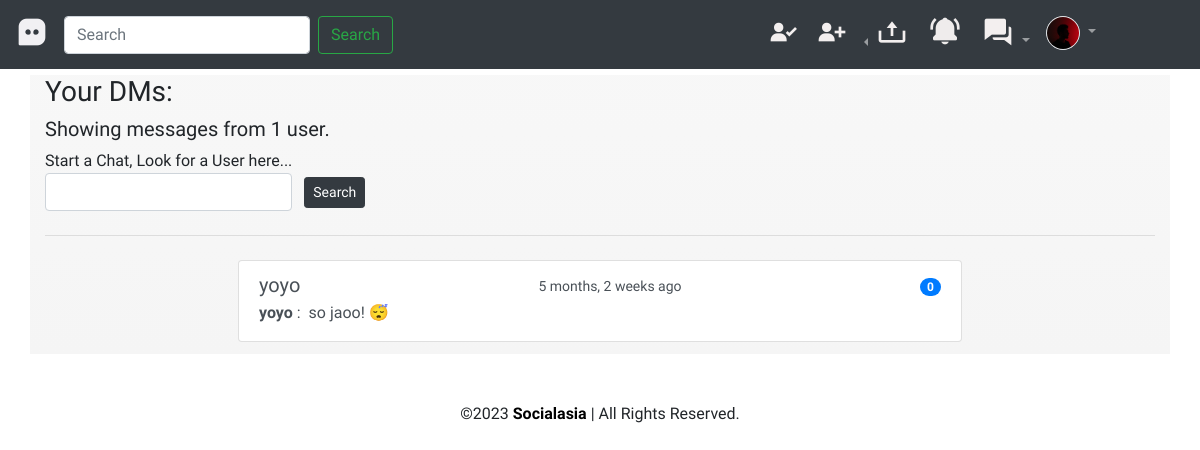
Screenshot of /dms/ (signed in) with the database file from the repository.
### dashboard/models.py (models this page shows, shortened)
class Profile(models.Model):
    user=models.ForeignKey(User,on_delete=models.CASCADE)
    userid=models.IntegerField()
    bio=models.TextField(blank=True)
    location=models.CharField(max_length=50,blank=True)
    pfp=models.ImageField(default='avatar.jpg',upload_to='profile_images')
    sport=models.PositiveIntegerField(default=50,choices=SPORT)
    hobbies=models.PositiveIntegerField(default=80,choices=HOBBY)
    age=models.PositiveIntegerField()
    gender=models.IntegerField(default=-1,choices=GENDER)
    private=models.BooleanField(default=False)
    in_meeting=models.CharField(default='',max_length=100)
    class Meta:
        constraints=[CheckConstraint(check=Q(age__gte=18),name='age_gte_18')]

class Dm(models.Model):
    sno=models.AutoField(primary_key=True)
    dmtext=models.TextField(blank=False)
    fromuser=models.ForeignKey(User,on_delete=models.CASCADE,related_name='fromuser')
    touser=models.ForeignKey(User,on_delete=models.CASCADE)
    parent=models.ForeignKey('self',on_delete=models.CASCADE,null=True,blank=True)
    timestamp=models.DateTimeField(auto_now_add=True)
    fpfp=models.ForeignKey(Profile,on_delete=models.CASCADE,blank=True,null=True)
    class Meta:
        ordering=['-timestamp']

### dashboard/views.py (the view)
# urls.py: path('dms/',views.dms,name='dms'),
@login_required
def dms(request):
    userprofile=Profile.objects.get(user=request.user)
    notifics=notifications(request.user)
    notidict={'notifics':notifics}
    allotherprofiles=Profile.objects.all().exclude(user=userprofile.user)
    alldms=Dm.objects.all()
    recentusers=set()
    fromusers=deque([])
    for dm in alldms:
        if dm.touser==request.user or dm.fromuser==request.user:
            if dm.touser==request.user:
                fromuser=dm.fromuser
                touser=request.user
                if fromuser in recentusers: continue
                fromusers.append(dm)
                recentusers.add(fromuser)
            else:
                fromuser=request.user
                touser=dm.touser
                if touser in recentusers: continue
                fromusers.append(dm)
                recentusers.add(touser)
    context={'userprofile':userprofile,'fromusers':fromusers,'allotherprofiles':allotherprofiles}|notidict
    return render(request,'dms.html',context)

### dashboard/views.py (called while the page is built)
def notifications(user):
    notifics=Notification.objects.filter(ntouser=user)
    return notifics

### templates/dms.html (shortened to what this page needs)
{% extends 'base.html' %}
{% load humanize %}
{% block content %}
<div class="container home-content">
	<h3>Your DMs:</h3>
	<h5>Showing messages from {{fromusers|length}} user{{fromusers|length|pluralize}}.</h5>
	<form action="dmsearch/" method="post">{% csrf_token %}
		<label>Start a Chat, Look for a User here...
			<input class="form-control" list="dmsearch" name="dmsearch">
		</label>
		<button type="submit" class="btn btn-dark btn-sm ml-2">Search</button>
	</form>
	<hr>
	<div class="list-group my-2 p-2 col-md-8 offset-md-2">
		{% for fu in fromusers %}
		{% if fu.fromuser == userprofile.user %}
		<a href="/dms/{{fu.touser}}" class="list-group-item list-group-item-action mb-1">
			<div class="d-flex w-100 justify-content-between d-flex justify-content-between align-items-center">
				<h5 class="mb-1">
					{{fu.touser}}
				</h5>
				<small>{{fu.timestamp|naturaltime}}</small>
				<span class="badge badge-primary badge-pill">0</span>
			</div>
			<p class="mb-1"><span><b>{{fu.fromuser}}</b> :</span>&nbsp; {{fu.dmtext}}</p>
		</a>
		{% else %}
		<a href="/dms/{{fu.fromuser}}" class="list-group-item list-group-item-action mb-1">
			<div class="d-flex w-100 justify-content-between d-flex justify-content-between align-items-center">
				<h5 class="mb-1">
					{{fu.fromuser}}
				</h5>
				<small>{{fu.timestamp|naturaltime}}</small>
				<span class="badge badge-primary badge-pill">0</span>
			</div>
			<p class="mb-1"><span><b>{{fu.fromuser}}</b> :</span>&nbsp; {{fu.dmtext}}</p>
		</a>
		{% endif %}
		{% endfor %}
	</div>
</div>
{% endblock content %}

### templates/navbartemp.html (shortened to what this page needs)
<header>
	<nav class="navbar fixed-top navbar-expand-lg navbar-dark bg-dark">
		<a class="navbar-brand" href="{% url 'dashboard-index' %}"><i class='bx bxs-message-square-dots logo'
				style='color:#f1f0f3'></i></a>
		{% if user.is_authenticated %}
		<div class="collapse navbar-collapse" id="navbarSupportedContent">
			<form class="form-inline my-2 my-lg-0" method="post" action="/search/"> {% csrf_token %}
				<input class="form-control mr-sm-2" type="search" placeholder="Search" aria-label="Search"
					name="username">
				<button class="btn btn-outline-success my-2 my-sm-0" type="submit">Search</button>
			</form>
			<ul class="navbar-nav ml-auto">
				<li class="nav-item">
					<a class="nav-link" href="#pirou"><i class='bx bxs-user-check piro-user'
							style='color:#f3efef'></i></a>
				</li>
				<li class="nav-item">
					<a class="nav-link" href="#otherusers"><i class='bx bxs-user-plus other-users'
							style='color:#f3efef'></i></a>
				</li>
				<li class="nav-item dropdown dropleft">
					<a class="nav-link dropdown-toggle" href="#" role="button" data-toggle="dropdown"
						aria-expanded="false">
						<i class='bx bx-upload upload' style='color:#f3efef'></i>
					</a>
				</li>
				<li class="nav-item">
					<button type="button" class="btn" data-toggle="modal" data-target="#exampleModalnotif">
						<i class='bx bxs-bell-ring bell' style='color:#efecec'></i>
					</button>
				</li>
				<li class="nav-item dropdown">
					<a class="nav-link dropdown-toggle" href="#" role="button" data-toggle="dropdown" aria-expanded="false">
						<i class='bx bxs-conversation message' style='color:#f3efef'></i>
					</a>
				  </li>
				<li class="nav-item dropdown mr-5">
					<a class="nav-link dropdown-toggle user-profile-icon mr-5" href="#" role="button"
						data-toggle="dropdown" aria-expanded="false">
						<img src="{{userprofile.pfp.url}}" class="rounded-circle img-thumbnail p-0"
							alt="{{user.username}}">
					</a>
				</li>
			</ul>
		</div>
		{% endif %}
	</nav>
</header>

### templates/base.html (style rules this page uses)
* { font-family: 'Baloo Bhai 2', cursive; }
html { scroll-behavior: smooth; }
a { color: black; }
.user-profile-icon { width: 50px; }
.bell, .message, .logo, .other-users, .piro-user { font-size: xx-large; }
.upload { font-size: xx-large; }
.home-content { background: linear-gradient(#8080800f, whitesmoke); margin-top: 75px; }

### rows the page displays
Profile: pfp (picture)
Dm: fromuser "yoyo", timestamp "5 months, 2 weeks ago", dmtext "so jaoo! 😴"

### other values shown
{{ fromusers|length }} "1"
